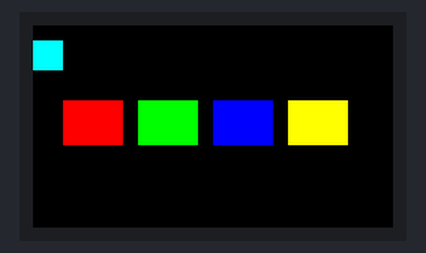
A program run on a simulated CircuitPython board. On the bench: 240×135 colour display. What the program prints to the serial console is not drawn.

Above: at 7.1 s.
At 7.7 s:
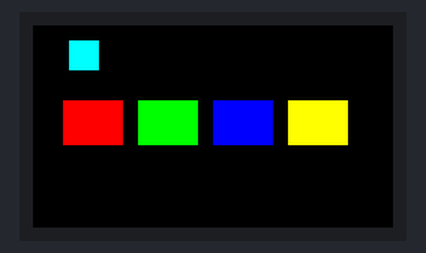
At 8.3 s:
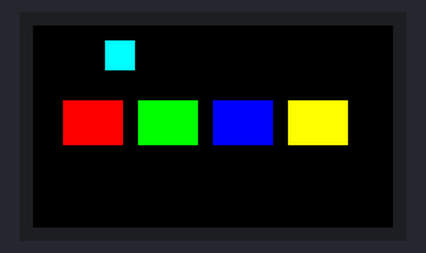
At 9.5 s:
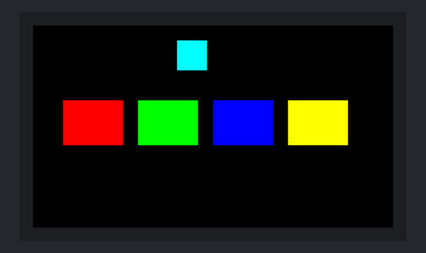
At 12.0 s:
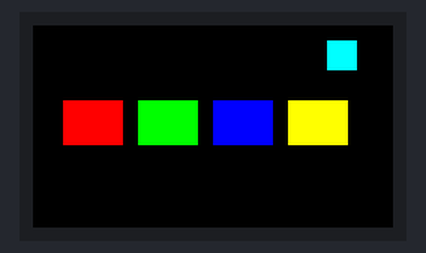
At 12.7 s:
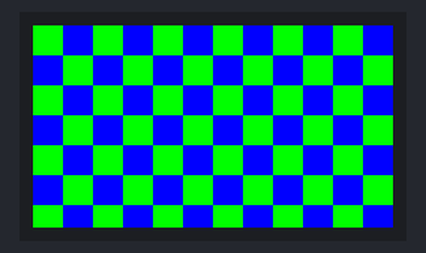

The program:

fixed_display_test.py
```python
import board
import displayio
import digitalio
import adafruit_st7789
import fourwire
import time

print("=== Fixed Display Test ===")
print("CircuitPython 9.2.8 API")

try:
    # Step 1: Release any existing displays
    print("Step 1: Releasing displays...")
    displayio.release_displays()
    print("✅ Displays released")

    # Step 2: Setup backlight
    print("Step 2: Setting up backlight...")
    backlight = digitalio.DigitalInOut(board.TFT_BACKLIGHT)
    backlight.direction = digitalio.Direction.OUTPUT
    backlight.value = True
    print("✅ Backlight ON")

    # Step 3: Setup SPI and display pins
    print("Step 3: Setting up SPI...")
    spi = board.SPI()
    print("✅ SPI ready")

    print("Step 4: Setting up display pins...")
    tft_cs = board.TFT_CS
    tft_dc = board.TFT_DC
    tft_reset = board.TFT_RESET
    print("✅ Display pins configured")

    # Step 5: Create display bus (using fourwire module)
    print("Step 5: Creating display bus...")
    display_bus = fourwire.FourWire(
        spi,
        command=tft_dc,
        chip_select=tft_cs,
        reset=tft_reset
    )
    print("✅ Display bus created")

    # Step 6: Initialize ST7789 display
    print("Step 6: Initializing ST7789...")
    display = adafruit_st7789.ST7789(
        display_bus,
        width=240,
        height=135,
        rotation=270,
        rowstart=40,
        colstart=53
    )
    print("✅ ST7789 initialized")

    # Step 7: Create display group (using root_group)
    print("Step 7: Creating display group...")
    main_group = displayio.Group()
    display.root_group = main_group
    print("✅ Display group assigned")

    # Step 8: Test colors
    print("Step 8: Testing colors...")
    colors = [0xFF0000, 0x00FF00, 0x0000FF, 0xFFFF00, 0xFF00FF, 0x00FFFF, 0xFFFFFF]
    color_names = ["Red", "Green", "Blue", "Yellow", "Magenta", "Cyan", "White"]

    for color, name in zip(colors, color_names):
        print(f"Showing: {name}")

        # Create full screen bitmap
        bitmap = displayio.Bitmap(240, 135, 1)
        palette = displayio.Palette(1)
        palette[0] = color
        tile_grid = displayio.TileGrid(bitmap, pixel_shader=palette, x=0, y=0)

        # Clear and show new color
        while len(main_group) > 0:
            main_group.pop()
        main_group.append(tile_grid)

        time.sleep(1)

    print("✅ Color test complete")

    # Step 9: Graphics test
    print("Step 9: Graphics test...")

    # Black background
    bg_bitmap = displayio.Bitmap(240, 135, 1)
    bg_palette = displayio.Palette(1)
    bg_palette[0] = 0x000000
    bg_tile = displayio.TileGrid(bg_bitmap, pixel_shader=bg_palette, x=0, y=0)

    while len(main_group) > 0:
        main_group.pop()
    main_group.append(bg_tile)

    # Add colored rectangles
    rect_colors = [0xFF0000, 0x00FF00, 0x0000FF, 0xFFFF00]
    for i, color in enumerate(rect_colors):
        rect_bitmap = displayio.Bitmap(40, 30, 1)
        rect_palette = displayio.Palette(1)
        rect_palette[0] = color
        rect_tile = displayio.TileGrid(
            rect_bitmap,
            pixel_shader=rect_palette,
            x=20 + i * 50,
            y=50
        )
        main_group.append(rect_tile)

    print("✅ Graphics test complete")

    # Step 10: Animation test
    print("Step 10: Animation test...")

    # Moving rectangle
    moving_bitmap = displayio.Bitmap(20, 20, 1)
    moving_palette = displayio.Palette(1)
    moving_palette[0] = 0x00FFFF
    moving_tile = displayio.TileGrid(moving_bitmap, pixel_shader=moving_palette, x=0, y=10)
    main_group.append(moving_tile)

    # Animate for 5 seconds
    for frame in range(50):
        x_pos = (frame * 4) % 220
        moving_tile.x = x_pos
        time.sleep(0.1)

    print("🎉 ALL TESTS PASSED!")
    print("Display working perfectly!")

    # Final success pattern
    while len(main_group) > 0:
        main_group.pop()

    # Success checkered pattern
    pattern_bitmap = displayio.Bitmap(240, 135, 2)
    pattern_palette = displayio.Palette(2)
    pattern_palette[0] = 0x00FF00  # Green
    pattern_palette[1] = 0x0000FF  # Blue

    for y in range(135):
        for x in range(240):
            if (x // 20 + y // 20) % 2 == 0:
                pattern_bitmap[x, y] = 0
            else:
                pattern_bitmap[x, y] = 1

    pattern_tile = displayio.TileGrid(pattern_bitmap, pixel_shader=pattern_palette, x=0, y=0)
    main_group.append(pattern_tile)

    print("SUCCESS! Ready for games!")

except Exception as e:
    print(f"❌ Error: {e}")
    print(f"Error type: {type(e)}")
    import traceback
    traceback.print_exception(type(e), e, e.__traceback__)

print("=== Test Complete ===")

# Keep running
while True:
    time.sleep(1)
```

Measured:
- what the display in image 4 shows lasts 0.7 s, from 11.9 s to 12.6 s
